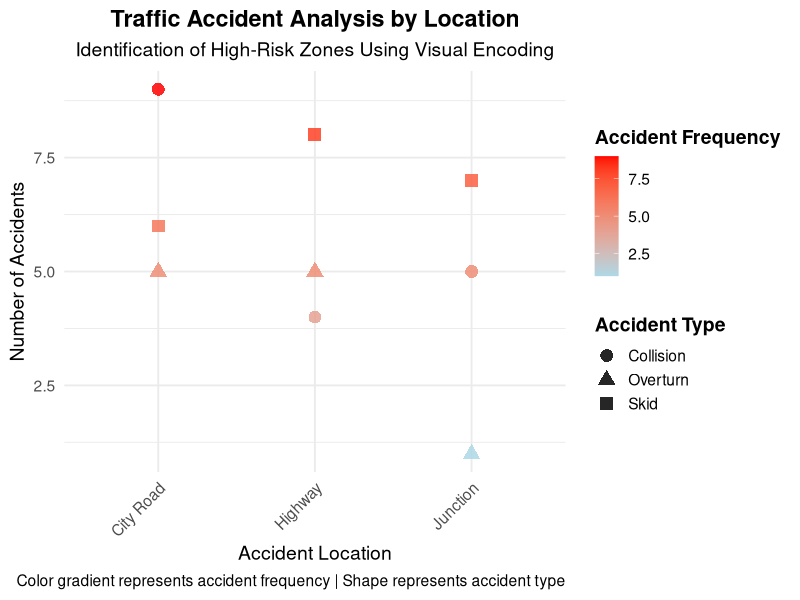

This figure's R source:
# -----------------------------------------
# TRAFFIC ACCIDENT DATA VISUALIZATION
# -----------------------------------------

# Load required libraries
library(ggplot2)
library(dplyr)

# Read the CSV file
traffic_data <- read.csv("4.traffic_accidents.csv")

# Check structure (optional)
str(traffic_data)

# -----------------------------------------
# DATA PREPARATION
# Calculate Accident Frequency per Location & Accident Type
# -----------------------------------------

accident_summary <- traffic_data %>%
  group_by(Location, Accident_Type) %>%
  summarise(
    Accident_Frequency = n(),
    .groups = "drop"
  )

# Convert to factors
accident_summary$Location <- as.factor(accident_summary$Location)
accident_summary$Accident_Type <- as.factor(accident_summary$Accident_Type)

# -----------------------------------------
# VISUALIZATION
# Color Gradient → Accident Frequency
# Shape → Accident Type
# -----------------------------------------

ggplot(accident_summary,
       aes(x = Location,
           y = Accident_Frequency,
           color = Accident_Frequency,
           shape = Accident_Type)) +
  
  geom_point(size = 4, alpha = 0.85) +
  
  scale_color_gradient(
    low = "lightblue",
    high = "red",
    name = "Accident Frequency"
  ) +
  
  scale_shape_discrete(
    name = "Accident Type"
  ) +
  
  labs(
    title = "Traffic Accident Analysis by Location",
    subtitle = "Identification of High-Risk Zones Using Visual Encoding",
    x = "Accident Location",
    y = "Number of Accidents",
    caption = "Color gradient represents accident frequency | Shape represents accident type"
  ) +
  
  theme_minimal(base_size = 14) +
  
  theme(
    plot.title = element_text(face = "bold", hjust = 0.5),
    plot.subtitle = element_text(hjust = 0.5),
    axis.text.x = element_text(angle = 45, hjust = 1),
    legend.position = "right",
    legend.title = element_text(face = "bold")
  )
